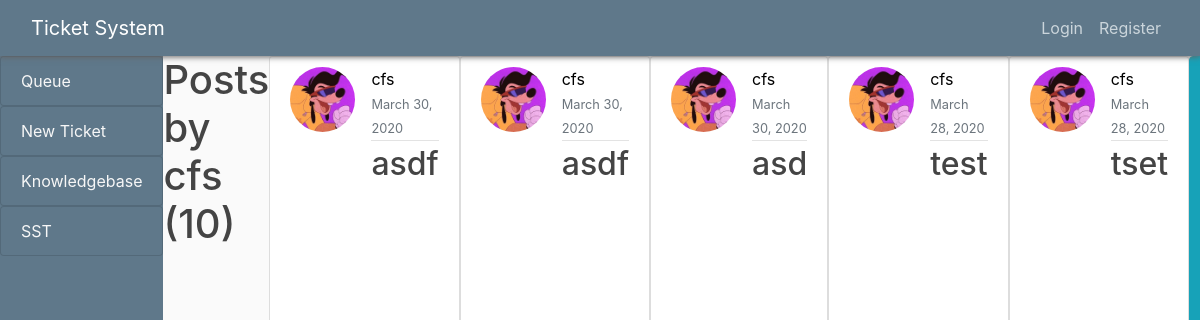
Before: /user/cfs with the older database file.
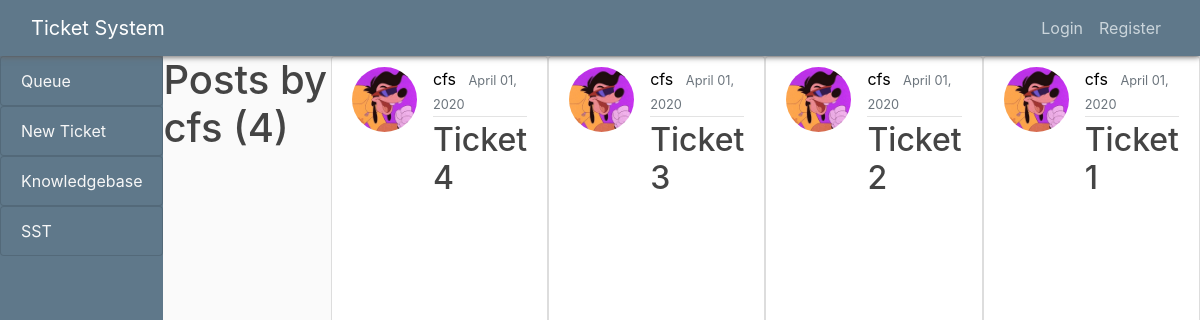
After: the same page with the newer database file.
### blog/models.py (models this page shows, shortened)
class Post(models.Model):
    title = models.CharField(max_length=100)
    description = models.TextField()
    date_posted = models.DateTimeField(default=timezone.now)
    author = models.ForeignKey(User, on_delete=models.CASCADE) # FIX: Users tickets do not get deleted when
    TICKET_PRIORITY = [
        ('4 - Low', '4 - Low'),
        ('3 - Averege', '3 - Averege'),
        ('2 - High', '2 - High'),
        ('1 - Critical', '1 - Critical'),
    ]
    priority = models.CharField(max_length=12, choices=TICKET_PRIORITY, default='4 - Low')
    TICKET_STATUS = [
        ('Work in progress', 'Work in progress'),
        ('Pending customer', 'Pending customer'),
        ('Pending vendor', 'Pending vendor'),
        ('Closed', 'Closed'),
    ]
    status = models.CharField(max_length=50, choices=TICKET_STATUS, default='In Progress')

### users/models.py (models this page shows, shortened)
class Profile(models.Model):
    user = models.OneToOneField(User, on_delete=models.CASCADE) # Deletes the profile if user is deleted
    image = models.ImageField(default='default.jpg', upload_to='profile_pics')

### blog/views.py (the view)
# urls.py: path('user/<str:username>', UserPostListView.as_view(), name='user-posts'),
class UserPostListView(ListView):
    model = Post
    template_name = 'blog/user_posts.html' # <app>/<model>_<viewtype>.html
    context_object_name = 'posts'
    paginate_by = 5 # makes it 5 posts per page
    def get_queryset(self):
        user = get_object_or_404(User, username=self.kwargs.get('username'))
        return Post.objects.filter(author=user).order_by('-date_posted')

### blog/templates/blog/user_posts.html (shortened to what this page needs)
{% extends "blog/base.html" %}
{% block content %}
    <h1 class="mb-3">Posts by {{ view.kwargs.username }} ({{ page_obj.paginator.count }})</h1>
  {% for post in posts %}
    <article class="media content-section">
      <img class="rounded-circle article-img" src="{{ post.author.profile.image.url }}">
      <div class="media-body">
        <div class="article-metadata">
          <a class="mr-2" href="{% url 'user-posts' post.author.username %}">{{ post.author }}</a>
          <small class="text-muted">{{ post.date_posted|date:"F d, Y" }}</small>
        </div>
        <h2><a class="article-title" href="{% url 'post-detail' post.id %}">{{ post.title }}</a></h2>
      </div>
    </article>
  {% endfor %}
  {% if is_paginated %}
    {% for num in page_obj.paginator.page_range %}
      {% if page_obj.number == num %}
        <a class="btn btn-info mb-4" href="?page={{ num }}">{{ num }}</a>
      {% elif num > page_obj.number|add:'-3' and num < page_obj.number|add:'3' %}
        <a class="btn btn-outline-info mb-4" href="?page={{ num }}">{{ num }}</a>
      {% endif %}
    {% endfor %}
  {% endif %}
{% endblock content %}

### blog/templates/blog/base.html (shortened to what this page needs)
{% load static %}
<!DOCTYPE html>
<html lang="en" dir="ltr">
  <head>
    <link rel="stylesheet" href="https://stackpath.bootstrapcdn.com/bootstrap/4.3.1/css/bootstrap.min.css">
    <link rel="stylesheet" type="text/css" href="{% static 'blog/main.css' %}">
  </head>
  <body>
    <header class="site-header">
      <nav class="navbar navbar-expand-md navbar-dark bg-steel fixed-top">
        <div class="container-fluid">
          <a class="navbar-brand mr-4" href="{% url 'blog-home' %}">Ticket System</a>
          <div class="collapse navbar-collapse" id="navbarToggle">
            <div class="navbar-nav">
              {% if user.is_authenticated %}
                <a class="nav-item nav-link" href="{% url 'profile' %}">Profile</a>
                <a class="nav-item nav-link" href="{% url 'login' %}">Logout</a>
              {% else %}
                <a class="nav-item nav-link" href="{% url 'login' %}">Login</a>
                <a class="nav-item nav-link" href="{% url 'register' %}">Register</a>
              {% endif %}
            </div>
          </div>
        </div>
      </nav>
    </header>
    <div class="content-wrapper">
      <nav id="sidebar">
        <ul class="list-unstyled components">
          <a href="{% url 'blog-home' %}">
            <li class="list-group-item d-flex justify-content-between align-items-center" style="background-color:#5f788a;">
              Queue
            </li>
          </a>
          <a href="{% url 'post-create' %}">
            <li class="list-group-item d-flex justify-content-between align-items-center" style="background-color:#5f788a;">
              New Ticket
            </li>
          </a>
          <a href="#">
            <li class="list-group-item d-flex justify-content-between align-items-center" style="background-color:#5f788a;">
              Knowledgebase
            </li>
          </a>
          <a href="#">
            <li class="list-group-item d-flex justify-content-between align-items-center" style="background-color:#5f788a;">
              SST
            </li>
          </a>
        </ul>
      </nav>
      {% block content %}{% endblock %}
    </div>
  </body>
</html>

### blog/static/blog/main.css (style rules this page uses)
* { box-sizing: border-box; }
body { background: #fafafa; color: #333333; margin-top: 3.5rem; }
h1, h2, h3, h4, h5, h6 { color: #444444; }
a { color:#000; font-weight: none; }
.components a { color: #f7f7f7; }
.content-wrapper { display: flex; flex-direction: row; }
ul { margin: 0; }
.bg-steel { background-color: #5f788a; }
.navbar { box-shadow: 0px 0.5px 6px #656363; }
.site-header .navbar-nav .nav-link { color: #cbd5db; }
.content-section { background: #ffffff; padding: 10px 20px; border: 1px solid #dddddd; border-radius: 3px; margin-bottom: 20px; }
.article-title { color: #444444; }
.article-img { height: 65px; width: 65px; margin-right: 16px; }
.article-metadata { padding-bottom: 1px; margin-bottom: 4px; border-bottom: 1px solid #e3e3e3 }
#sidebar { width: 250px; top: 0; left: 0; height: 100vh; z-index: 999; background: #5f788a; color: #fff; }

Changed rows visible on the page:
removed Post: author.profile.image (picture), author "cfs", date_posted "March 30, 2020", title "asdf"
removed Post: author.profile.image (picture), author "cfs", date_posted "March 30, 2020", title "asdf"
removed Post: author.profile.image (picture), author "cfs", date_posted "March 30, 2020", title "asd"
removed Post: author.profile.image (picture), author "cfs", date_posted "March 28, 2020", title "test"
removed Post: author.profile.image (picture), author "cfs", date_posted "March 28, 2020", title "tset"
added Post: author.profile.image (picture), author "cfs", date_posted "April 01, 2020", title "Ticket 4"
added Post: author.profile.image (picture), author "cfs", date_posted "April 01, 2020", title "Ticket 3"
added Post: author.profile.image (picture), author "cfs", date_posted "April 01, 2020", title "Ticket 2"
added Post: author.profile.image (picture), author "cfs", date_posted "April 01, 2020", title "Ticket 1"
Other visible differences:
{{ page_obj.paginator.count }}: "10" → "4"
